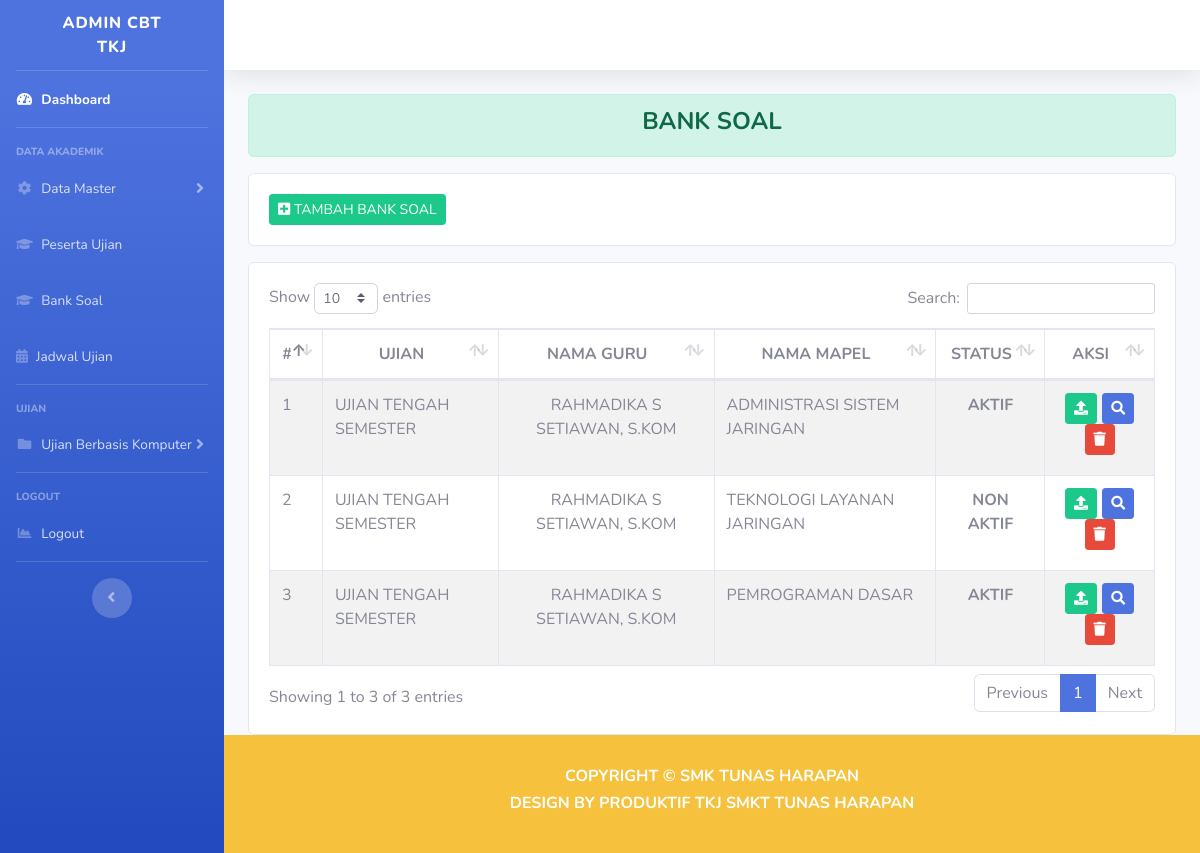
/index.php/dashboard_tkj/bank_soal, run on an earlier commit of the app's database.
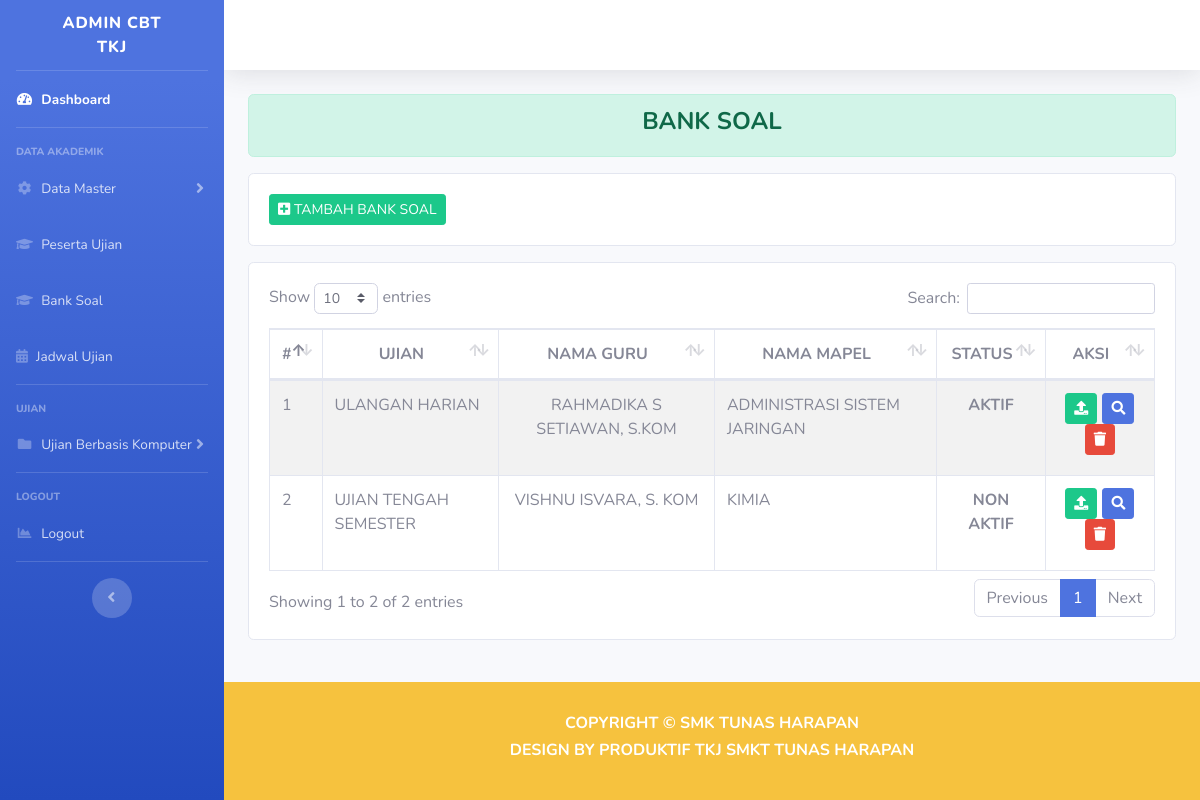
And on a later commit of the database.
### tables this page shows
CREATE TABLE `bank_soal` (
  `id_bank_soal` int(18) NOT NULL,
  `id_mapel` int(18) NOT NULL,
  `id_guru` int(11) NOT NULL,
  `nama_ujian` varchar(128) NOT NULL,
  `status` varchar(32) NOT NULL,
  `time` timestamp NOT NULL DEFAULT current_timestamp() ON UPDATE current_timestamp()
);

CREATE TABLE `a_guru` (
  `id_guru` int(18) NOT NULL,
  `nama_guru` varchar(512) NOT NULL,
  `jenis_guru` varchar(16) NOT NULL
);

CREATE TABLE `a_mapel` (
  `id_mapel` int(18) NOT NULL,
  `nama_mapel` varchar(255) NOT NULL,
  `jurusan` varchar(16) NOT NULL
);

### application/controllers/Dashboard_tkj.php (called while the page is built, shortened)
<?php
class Dashboard_tkj extends CI_Controller
{
    function __construct()
    {
        $this->load->model('Model_jurusan');
    }
    public function bank_soal()
    {
        $isi['guru'] = $this->Model_guru->dataGuruTKJ();
        $isi['mapel'] = $this->Model_mapel->dataMapelTKJ();
        $isi['bankSoal'] = $this->Model_bankSoal->dataBankSoalTKJ();
        $isi['content'] = 'TKJ/bank_soal/tampilan_bank_soal';
        $this->load->view('TKJ/templates/header');
        $this->load->view('TKJ/tampilan_dashboard', $isi);
        $this->load->view('TKJ/templates/footer');
    }
}

### index.php (called while the page is built, shortened)
<?php
require_once BASEPATH.'core/CodeIgniter.php';

### application/models/Model_bankSoal.php (called while the page is built, shortened)
<?php
class Model_bankSoal extends CI_Model
{
    function dataBankSoalTKJ()
    {
        $sql = "SELECT bank_soal.id_bank_soal,bank_soal.nama_ujian,a_guru.nama_guru,a_mapel.nama_mapel,bank_soal.status,bank_soal.time FROM `bank_soal`
                INNER JOIN a_mapel
                ON a_mapel.id_mapel=bank_soal.id_mapel
                INNER JOIN a_guru
                ON a_guru.id_guru=bank_soal.id_guru
                WHERE a_mapel.jurusan='TKJ';";
        $query = $this->db->query($sql);
        return $query->result_array();
    }
}

### application/views/TKJ/bank_soal/tampilan_bank_soal.php (the view, shortened to what this page needs)
<div class="alert alert-success" role="alert">
    <h4 class="text-center font-weight-bold text-uppercase">bank soal</h4>
</div>
<div class="card">
    <div class="card-body">
        <button type="button" class="btn btn-success btn-sm text-uppercase" data-toggle="modal" data-target="#tambahBankSoal">
            <i class="fas fa-plus-square"></i> Tambah Bank Soal
        </button>
    </div>
</div>
<div class="row mt-3">
    <div class="col-md">
        <div class="card">
            <div class="card-body">
                <div class="table-responsive">
                    <table class="table table-striped table-bordered" id="dataTable" width="100%" cellspacing="0">
                        <thead class="text-uppercase">
                            <tr class="text-center">
                                <th scope="col">#</th>
                                <th scope="col">ujian</th>
                                <th scope="col">nama guru</th>
                                <th scope="col">nama mapel</th>
                                <th scope="col">status</th>
                                <th scope="col">aksi
                                </th>
                            </tr>
                        </thead>
                        <tbody>
                            <tr>
                                <?php
                                $no = 1;
                                foreach ($bankSoal as $row) {
                                ?>
                                    <td><?php echo $no++; ?></td>
                                    <td><?= $row['nama_ujian'] ?></td>
                                    <td class="text-center"><?= $row['nama_guru'] ?></td>
                                    <td><?= $row['nama_mapel'] ?></td>
                                    <td class="text-center font-weight-bold text-uppercase"><?= $row['status'] ?></td>
                                    <td>
                                        <h5 class="text-center">
                                            <a class="btn btn-success btn-sm  text-uppercase" href="<?= base_url() ?>Dashboard_tkj/upload_banksoal/<?= $row['id_bank_soal'] ?>"><i class="fas fa-upload"></i></a>
                                            <a class="btn btn-primary btn-sm  text-uppercase" href="<?= base_url() ?>Dashboard_tkj/detail_banksoal/<?= $row['id_bank_soal'] ?>"><i class="fas fa-search"></i></a>
                                            <a class="btn btn-danger btn-sm  text-uppercase" href="<?= base_url() ?>Dashboard_tkj/hapus_bank_soal/<?= $row['id_bank_soal'] ?>"><i class="fas fa-trash"></i></a>
                                        </h5>
                                    </td>
                            </tr>
                        <?php } ?>
                        </tbody>
                    </table>
                </div>
            </div>
        </div>
    </div>
</div>

### application/views/TKJ/templates/header.php (shortened to what this page needs)
<!DOCTYPE html>
<html lang="en">
<head>
    <link href="<?= base_url() ?>assets/dashboard/vendor/fontawesome-free/css/all.min.css" rel="stylesheet" type="text/css">
    <link href="<?= base_url() ?>assets/dashboard/css/sb-admin-2.min.css" rel="stylesheet">
    <link href="<?= base_url() ?>assets/dashboard/vendor/datatables/dataTables.bootstrap4.min.css" rel="stylesheet">
</head>
<body id="page-top">
    <div id="wrapper">
        <ul class="navbar-nav bg-gradient-primary sidebar sidebar-dark accordion" id="accordionSidebar">
            <a class="sidebar-brand d-flex align-items-center justify-content-center" href="<?= base_url() ?>Dashboard_tkj">
                <div class=" sidebar-brand-text mx-3 text-uppercase">ADMIN CBT <br> TKJ
                </div>
            </a>
            <hr class="sidebar-divider my-0">
            <li class="nav-item active">
                <a class="nav-link" href="<?= base_url() ?>Dashboard_tkj">
                    <i class="fas fa-fw fa-tachometer-alt"></i>
                    <span>Dashboard</span></a>
            </li>
            <hr class="sidebar-divider">
            <div class="sidebar-heading">
                Data Akademik
            </div>
            <li class="nav-item">
                <a class="nav-link collapsed" href="#" data-toggle="collapse" data-target="#collapseTwo" aria-expanded="true" aria-controls="collapseTwo">
                    <i class="fas fa-fw fa-cog"></i>
                    <span>Data Master</span>
                </a>
            </li>
            <li class="nav-item">
                <a class="nav-link" href="<?= base_url() ?>Dashboard_tkj/peserta_ujian">
                    <i class="fas fa-graduation-cap"></i>
                    <span>Peserta Ujian </span></a>
            </li>
            <li class="nav-item">
                <a class="nav-link" href="<?= base_url() ?>Dashboard_tkj/bank_soal">
                    <i class="fas fa-graduation-cap"></i>
                    <span>Bank Soal</span></a>
            </li>
            <li class="nav-item">
                <a class="nav-link" href="<?= base_url() ?>Dashboard_tkj/jadwal_ujian">
                    <i class="fas fa-calendar-alt"></i>
                    <span>Jadwal Ujian</span></a>
            </li>
            <hr class="sidebar-divider">
            <div class="sidebar-heading">
                Ujian
            </div>
            <li class="nav-item">
                <a class="nav-link collapsed" href="#" data-toggle="collapse" data-target="#collapsePages" aria-expanded="true" aria-controls="collapsePages">
                    <i class="fas fa-fw fa-folder"></i>
                    <span>Ujian Berbasis Komputer</span>
                </a>
            </li>
            <hr class="sidebar-divider">
            <div class="sidebar-heading">
                Logout
            </div>
            <li class="nav-item">
                <a class="nav-link" href="<?= base_url() ?>Dashboard/logout">
                    <i class="fas fa-fw fa-chart-area"></i>
                    <span>Logout</span></a>
            </li>
            <hr class="sidebar-divider d-none d-md-block">
            <div class="text-center d-none d-md-inline">
                <button class="rounded-circle border-0" id="sidebarToggle"></button>
            </div>
        </ul>

### application/views/TKJ/tampilan_dashboard.php (shortened to what this page needs)
<div id="content-wrapper" class="d-flex flex-column">
    <div id="content">
        <nav class="navbar navbar-expand navbar-light bg-white topbar mb-4 static-top shadow">
        </nav>
        <div class="container-fluid">
            <?php $this->load->view($content) ?>
        </div>
    </div>
    <footer class="sticky-footer bg-warning ">
        <div class="container my-auto">
            <div class="copyright text-center text-white my-auto">
                <h6 class="text-center font-weight-bold text-uppercase">Copyright &copy; SMK Tunas Harapan</h6>
                <h6 class="text-center text-white font-weight-bold text-uppercase">Design By Produktif TKJ smkt tunas Harapan</h6>
            </div>
        </div>
    </footer>
</div>
</div>

### application/views/TKJ/templates/footer.php (shortened to what this page needs)
</body>
</html>

What changed in the data, as far as the page shows it:
removed bank_soal: nama_ujian "UJIAN TENGAH SEMESTER", id_guru.nama_guru "RAHMADIKA S SETIAWAN, S.KOM", id_mapel.nama_mapel "ADMINISTRASI SISTEM JARINGAN", status "AKTIF"
removed bank_soal: nama_ujian "UJIAN TENGAH SEMESTER", id_guru.nama_guru "RAHMADIKA S SETIAWAN, S.KOM", id_mapel.nama_mapel "TEKNOLOGI LAYANAN JARINGAN", status "NON AKTIF"
removed bank_soal: nama_ujian "UJIAN TENGAH SEMESTER", id_guru.nama_guru "RAHMADIKA S SETIAWAN, S.KOM", id_mapel.nama_mapel "PEMROGRAMAN DASAR", status "AKTIF"
added bank_soal: nama_ujian "ULANGAN HARIAN", id_guru.nama_guru "RAHMADIKA S SETIAWAN, S.KOM", id_mapel.nama_mapel "ADMINISTRASI SISTEM JARINGAN", status "AKTIF"
added bank_soal: nama_ujian "UJIAN TENGAH SEMESTER", id_guru.nama_guru "VISHNU ISVARA, S. KOM", id_mapel.nama_mapel "KIMIA", status "NON AKTIF"
Also different on the page:
text written by a page script: "Show entries Search: Showing 1 to 3 of 3 entries Previous 1 Next" → "Show entries Search: Showing 1 to 2 of 2 entries Previous 1 Next"
